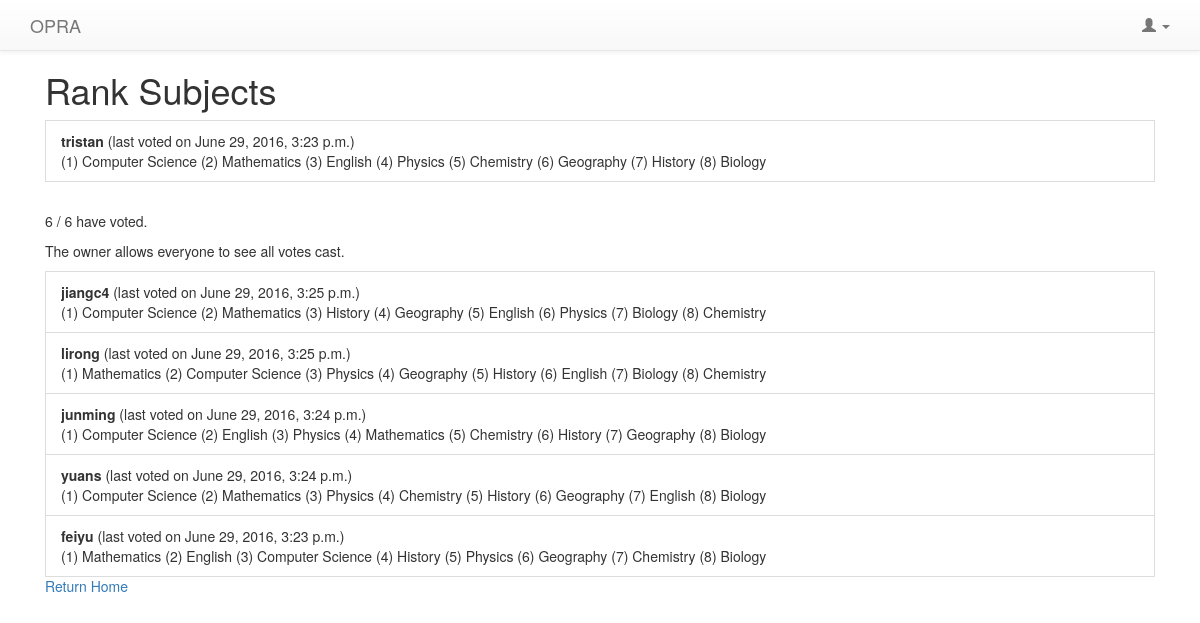
/polls/1/preferences/ (signed in), run on the app's committed database.
### polls/models.py (models this page shows, shortened)
@python_2_unicode_compatible
class Question(models.Model):
    question_text = models.CharField(max_length=20)
    question_desc = models.CharField(max_length=500, null=True, blank=True)
    image = models.CharField(max_length=500, default="https://pbs.twimg.com/media/B0eebrtIUAEVFad.jpg")
    pub_date = models.DateTimeField('date published')
    follow_up = models.OneToOneField('Question', on_delete=models.CASCADE, null = True, blank = True)
    question_owner = models.ForeignKey(User, null = True)
    question_voters = models.ManyToManyField(User, related_name='voters')
    status = models.IntegerField(default=1)
    display_pref = models.IntegerField(default=1)
    send_email = models.BooleanField(default=True)
    poll_algorithm = models.IntegerField(default=1)
    winner = models.CharField(max_length=200)

@python_2_unicode_compatible
class Response(models.Model):
    question = models.ForeignKey(Question, on_delete=models.CASCADE)
    user = models.ForeignKey(User, null = True)
    timestamp = models.DateTimeField('response timestamp')
    allocation = models.ForeignKey(Item, default=None, null = True, blank = True, on_delete=models.CASCADE) # assigned by algorithm function
    class Meta:
        ordering = ['timestamp']

@python_2_unicode_compatible
class Item(models.Model):
    question = models.ForeignKey(Question, on_delete=models.CASCADE)
    item_text = models.CharField(max_length=200)
    image = models.ImageField(upload_to='static/items/', blank=True, null=True)
    def __str__(self):
        return self.item_text

### polls/views.py (the view)
# urls.py: url(r'^(?P<pk>[0-9]+)/preferences/$', views.PreferenceView.as_view(), name='preferences'),
class PreferenceView(generic.DetailView):
    model = Question
    template_name = 'polls/preferences.html'
    def get_context_data(self, **kwargs):
        ctx = super(PreferenceView, self).get_context_data(**kwargs)
        currentUserResponses = self.object.response_set.filter(user=self.request.user).reverse()
        ctx['mostRecentResponse'] = currentUserResponses[0] if (len(currentUserResponses) > 0) else None
        ctx['history'] = currentUserResponses[1:]
        all_responses = self.object.response_set.reverse()
        (latest_responses, previous_responses) = categorizeResponses(all_responses)
        ctx['latest_responses'] = latest_responses
        ctx['previous_responses'] = previous_responses
        return ctx

### polls/models.py (called while the page is built)
    def __getitem__(self, key):
        return self.keyvaluepair_set.get(key=key).value

    def sorted_values(self):
        return list(sorted(self.items(), key=lambda kv: (kv[1], kv[0])))

    def items(self):
        return [(kvp.key, kvp.value) for kvp in self.keyvaluepair_set.all()]

### polls/views.py (called while the page is built)
def categorizeResponses(all_responses):
    latest_responses = []
    previous_responses = []
    if len(all_responses) > 0:
        latest_responses.append(all_responses[0])
    others = all_responses[1:]
    for response1 in others:
        if response1.user == None:
            continue
        add = True
        for response2 in latest_responses:
            if response1.user.username == response2.user.username:
                add = False
                previous_responses.append(response1)
                break
        if add:
            latest_responses.append(response1)
    return (latest_responses, previous_responses)

### polls/templates/polls/preferences.html (shortened to what this page needs)
{% extends 'polls/base.html' %}
{% block content %}
    <div class="col-md-12">
        <h1>{{ question.question_text }}</h1>
        {% if question.question_owner == request.user %}
            {% if latest_responses|length > 0 %}
                {% for response in latest_responses %}
                    <span class="list-group-item">
                        <b>{{ response.user.username }}</b> (last voted on {{ response.timestamp }}) <br />
                        {% for d in response.dictionary_set.all %}
                            {% for item in d.sorted_values %}
                                ({{ item.1 }}) {{ item.0 }}
                            {% endfor %}
                        {% endfor %}
                    </span>
                {% endfor %}
                <br />
                {% if previous_responses %}
                <button data-toggle="collapse" data-target="#history" class="btn btn-info">Show/Hide History</button>
                <div id="history" class="collapse">
                    <div class="well">
                    {% for response in previous_responses %}
                        <span class="list-group-item">
                            <b>{{ response.user.username }}</b> (last voted on {{ response.timestamp }}) <br />
                            {% for d in response.dictionary_set.all %}
                                {% for item in d.sorted_values %}
                                    ({{ item.1 }}) {{ item.0 }}
                                {% endfor %}
                            {% endfor %}
                        </span>
                    {% endfor %}
                    </div>
                </div>
                {% endif %}
            {% else %}
                <p>No one has voted on this poll yet.</p>
            {% endif %}
        {% else %}
            {% if mostRecentResponse %}
                <span class="list-group-item">
                    <b>{{ mostRecentResponse.user.username }}</b> (last voted on {{ mostRecentResponse.timestamp }}) <br />
                    {% for d in mostRecentResponse.dictionary_set.all %}
                        {% for item in d.sorted_values %}
                            ({{ item.1 }}) {{ item.0 }}
                        {% endfor %}
                    {% endfor %}
                </span>
                <br />
            {% else %}
                <p>You haven't voted on this poll yet.</p>
            {% endif %}
        {% endif %}
        {% if question.question_owner != request.user %}
            {% if question.display_pref == 1 %}
                <p>{{latest_responses|length}} / {{question.question_voters.count}} have voted.</p>
                <p>The owner allows everyone to see all votes cast.</p>
                {% for response in latest_responses %}
                    {% if response.user != request.user %}
                        <span class="list-group-item">
                            <b>{{ response.user.username }}</b> (last voted on {{ response.timestamp }}) <br />
                            {% for d in response.dictionary_set.all %}
                                {% for item in d.sorted_values %}
                                    ({{ item.1 }}) {{ item.0 }}
                                {% endfor %}
                            {% endfor %}
                        </span>
                    {% endif %}
                {% endfor %}
            {% elif question.display_pref == 3 %}
                <p>{{latest_responses|length}} / {{question.question_voters.count}} have voted.</p>
            {% endif %}
        {% endif %}
        <a href="{% url 'polls:index' %}"> Return Home</a>
    </div>
{% endblock %}

### polls/templates/polls/base.html (shortened to what this page needs)
<html>
    <head>
        <link rel="stylesheet" href="//maxcdn.bootstrapcdn.com/bootstrap/3.2.0/css/bootstrap.min.css">
        <link rel="stylesheet" href="//maxcdn.bootstrapcdn.com/bootstrap/3.2.0/css/bootstrap-theme.min.css">
    </head>
    <body>
        <div class="container">
    <nav class="navbar navbar-default navbar-fixed-top">
      <div class="container">
        <div class="navbar-header">
             <a class="navbar-brand" href="/polls/">OPRA</a>
                    </div>
                        {% if user.is_authenticated %}
                            <ul class="nav navbar-nav navbar-right">
                                 <li class="dropdown">
                                    <a class="dropdown-toggle" data-toggle="dropdown" href="#">
                                        <span class="glyphicon glyphicon-user"> </span>
                                        <span class="caret"></span>
                                    </a>
                                </li>
                            </ul>
                        {% else %}
                            <ul class="nav navbar-nav navbar-right">
                                <li><a href="{% url 'appauth:register' %}"><span class="glyphicon glyphicon-user"></span> Sign Up </a></li>
                                <li><a href="{% url 'appauth:login' %}"> <span class="glyphicon glyphicon-log-in"></span> Login </a></li>
                            </ul>
                        {% endif %}
                </div>
            </nav>
            <div class=".col-md-12">
                {% block content %}
                {% endblock %}
            </div>
        </div>
    </body>
</html>

### polls/templates/polls/base.html (style rules this page uses)
body { min-height: 1000px; padding-top: 50px; padding-bottom: 20px; }

### data on the page
Question: question_text "Rank Subjects", question_voters.count "6"
Response: user.username "tristan", timestamp "June 29, 2016, 3:23 p.m."
Item: question "1", item_text "Computer Science", item "2", item "3"
Item: item "2", item_text "Mathematics", item "1", item "4"
Item: item "3", item_text "English", item "5", item "6", id "2", item "7"
Item: item "4", item_text "Physics", id "6", item "3", item "5"
Item: item "5", item_text "Chemistry", item "8", item "4", id "7"
Item: item "6", item_text "Geography", id "4", item "7"
Item: item "7", item_text "History", id "3", item "5", item "6", item "4"
Item: item "8", item_text "Biology", item "7"
Response: user.username "jiangc4", timestamp "June 29, 2016, 3:25 p.m."
Response: user.username "lirong", timestamp "June 29, 2016, 3:25 p.m."
Response: user.username "junming", timestamp "June 29, 2016, 3:24 p.m."
Response: user.username "yuans", timestamp "June 29, 2016, 3:24 p.m."
Response: user.username "feiyu", timestamp "June 29, 2016, 3:23 p.m."

### other printed values
{{ latest_responses|length }} "6"
